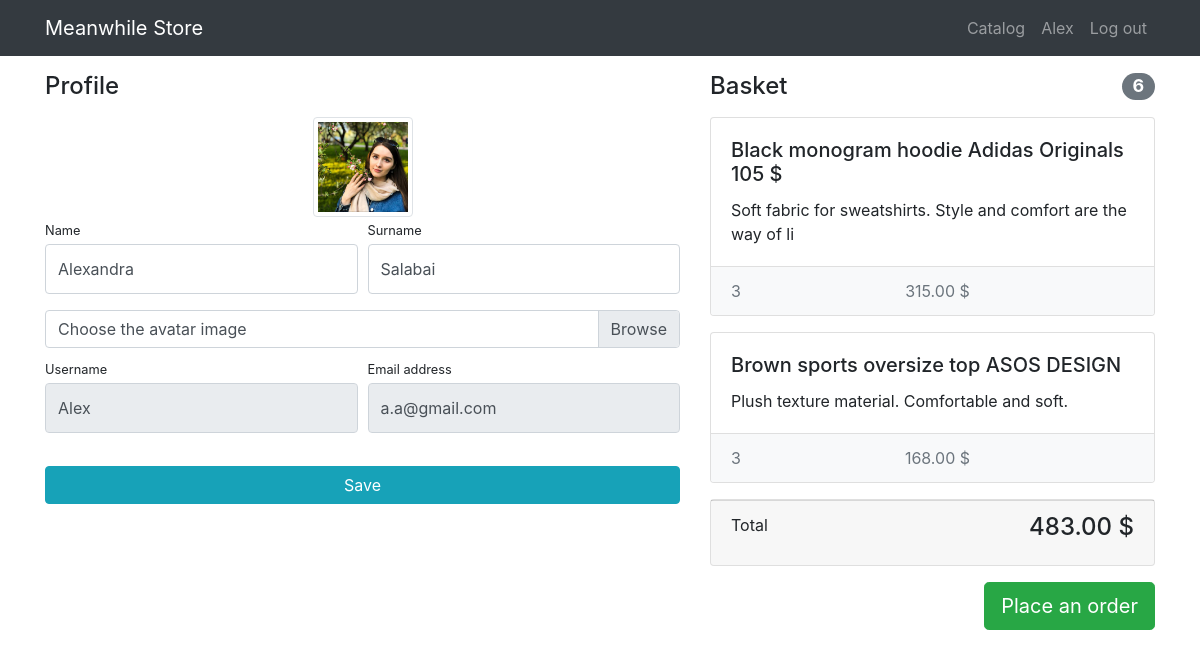
/users/profile/ (signed in), run on the app's committed database.
### users/models.py (models this page shows)
class User(AbstractUser):
    image = models.ImageField(upload_to='users_images', blank=True)

### products/models.py (models this page shows, shortened)
class Basket(models.Model):
    user = models.ForeignKey(User, on_delete=models.CASCADE)
    product = models.ForeignKey(Product, on_delete=models.CASCADE)
    quantity = models.PositiveIntegerField(default=0)
    created_timestamp = models.DateTimeField(auto_now_add=True)
    def sum(self):
        return self.quantity * self.product.price

class Product(models.Model):
    name = models.CharField(max_length=256)
    image = models.ImageField(upload_to='products_images', blank=True)
    description = models.TextField(blank=True)
    short_description = models.CharField(max_length=64, blank=True)
    price = models.DecimalField(max_digits=8, decimal_places=2, default=0)   # значения до и после запятой
    quantity = models.PositiveIntegerField(default=0)    # positive количество товаров не может быть отриц
    category = models.ForeignKey(ProductCategory, on_delete=models.PROTECT)    # протект - товары останутся при удалении категории

### users/views.py (the view)
# urls.py: path('profile/', profile, name='profile'),
@login_required
def profile(request):
    user = request.user
    if request.method == 'POST':
        form = UserProfileForm(data=request.POST, files=request.FILES, instance=user)
        if form.is_valid():
            form.save()
            return HttpResponseRedirect(reverse('users:profile'))
    else:
        form = UserProfileForm(instance=user)
    baskets = Basket.objects.filter(user=user)
    total_quantity = sum(basket.quantity for basket in baskets)
    total_sum = sum(basket.sum() for basket in baskets)
    context = {'form': form, 'title': 'Store - My account',
               'baskets': baskets,
               'total_quantity': total_quantity,
               'total_sum': total_sum,
               }
    return render(request, 'users/profile.html', context)

### users/forms.py
class UserProfileForm(UserChangeForm):
    username = forms.CharField(widget=forms.TextInput(attrs={'readonly': True}))
    email = forms.CharField(widget=forms.EmailInput(attrs={'readonly': True}))
    image = forms.ImageField(widget=forms.FileInput(), required=False)
    class Meta:
        model = User
        fields = ('username', 'email', 'first_name', 'last_name', 'image')
    def __init__(self, *args, **kwargs):
        super(UserProfileForm, self).__init__(*args, **kwargs)
        for field_name, field in self.fields.items():
            field.widget.attrs['class'] = 'form-control py-4'
        self.fields['image'].widget.attrs['class'] = 'custom-file-input'

### users/templates/users/profile.html (shortened to what this page needs)
{% extends 'products/base.html' %}
{% block css %}
    <link href="/static/css/profile.css" rel="stylesheet">
{% endblock %}
{% block content %}
    <div class="container">
    <div class="row">
        <div class="col-lg-7">
            <h4 class="mt-3 mb-3">Profile</h4>
            <div class="col-lg-12 text-center">
                <img width="100" height="100"
                     src="{% if user.image %} {{ user.image.url }} {% else %} href={% url 'default-avatar.jpg' %} {% endif %}"
                     class="img-thumbnail">
            </div>
            <form action="{% url 'users:profile' %}" method="post" enctype="multipart/form-data">
                <div class="form-row">
                    <div class="col-lg-6">
                        <div class="form-group">
                            <label class="small mb-1" for="{{ form.first_name.id_for_label }}">Name</label>
                            {{ form.first_name }}
                        </div>
                    </div>
                    <div class="col-lg-6">
                        <div class="form-group">
                            <label class="small mb-1" for="{{ form.last_name.id_for_label }}">Surname</label>
                            {{ form.last_name }}
                        </div>
                    </div>
                </div>
                <div class="form-row mb-2">
                    <div class="col-lg-12">
                        <div class="custom-file">
                            <label class="custom-file-label" for="{{ form.image.id_for_label }}">Choose the avatar image</label>
                        </div>
                    </div>
                </div>
                <div class="form-row">
                    <div class="col-lg-6">
                        <label class="small mb-1" for="{{ form.username.id_for_label }}">Username</label>
                        {{ form.username }}
                    </div>
                    <div class="col-lg-6">
                        <label class="small mb-1" for="{{ form.email.id_for_label }}">Email address</label>
                        {{ form.email }}
                    </div>
                </div>
                <div class="form-row">
                    <div class="col-lg-12" style="margin-top: 33px;">
                        <input class="btn btn-info btn-block" type="submit" value="Save">
                    </div>
                </div>
            </form>
        </div>
        {% include 'products/basket.html' %}
    </div>
</div>
{% endblock %}

### products/templates/products/base.html (shortened to what this page needs)
<!DOCTYPE html>
<html lang="en">
<head>
    <link href="/static/vendor/bootstrap/css/bootstrap.min.css" rel="stylesheet">
    {% block css %} {% endblock %}
</head>
<body>
<nav class="navbar navbar-expand-lg navbar-dark bg-dark fixed-top">
    <div class="container">
        <a class="navbar-brand" href="{% url 'index' %}">Meanwhile Store</a>
        <div class="collapse navbar-collapse" id="navbarResponsive">
            <ul class="navbar-nav ml-auto">
                <li class="nav-item">
                    <a class="nav-link" href="{% url 'products:index' %}">Catalog  </a>
                </li>
                {% if user.is_authenticated %}
                    <li class="nav-item">
                        <a class="nav-link" href="{% url 'users:profile' %}">{{ user.username }}
                        </a>
                    </li>
                    <li class="nav-item">
                        <a class="nav-link" href="{% url 'users:logout' %}">Log out </a>
                    </li>
                {% else %}
                    <li class="nav-item">
                        <a class="nav-link" href="{% url 'users:login' %}">Log in <i class="fas fa-sign-in-alt"></i></a>
                    </li>
                {% endif %}
            </ul>
        </div>
    </div>
</nav>
{% block content %} {% endblock %}
</body>
</html>

### products/templates/products/basket.html (shortened to what this page needs)
{% if baskets %}
    <div class="col-lg-5">
        <h4 class="mt-3 mb-3 d-flex justify-content-between align-items-center mb-3">
            Basket <span class="badge badge-secondary badge-pill">{{ total_quantity }}</span>
        </h4>
        {% for basket in baskets %}
            <div class="card mb-3">
                <div class="card-body">
                    <h5 class="card-title">{{ basket.product.name }}</h5>
                    <p class="card-text">{{ basket.product.short_description }}</p>
                </div>
                <ul class="list-group list-group-flush">
                    <li class="list-group-item d-flex justify-content-between lh-condensed bg-light">
                        <span class="text-muted">{{ basket.quantity }}</span>
                        <span class="text-muted">{{ basket.sum }} $</span>
                    </li>
                </ul>
            </div>
            {% endfor %}
            <div class="card mb-3">
                <div class="card-footer">
                    <p class="float-left">Total</p>
                    <h4 class="float-right">{{ total_sum }} $</h4>
                </div>
            </div>
            <button type="button" class="btn btn-success btn-lg float-right">Place an order</button>
        </div>
{% else %}
    <h4 class="mt-3 mb-3 text-center">
        Basket is empty
    </h4>
{% endif %}

### static/css/profile.css (style rules this page uses)
body { padding-top: 56px; }

### data on the page
User: username "Alex", image (picture), first_name "Alexandra", last_name "Salabai", email "a.a@gmail.com"
Basket: product.name "Black monogram hoodie Adidas Originals 105 $", product.short_description "Soft fabric for sweatshirts. Style and comfort are the way of li", quantity "3", sum "315.00"
Basket: product.name "Brown sports oversize top ASOS DESIGN", product.short_description "Plush texture material. Comfortable and soft.", quantity "3", sum "168.00"

### other printed values
{{ total_quantity }} "6"
{{ total_sum }} "483.00"
